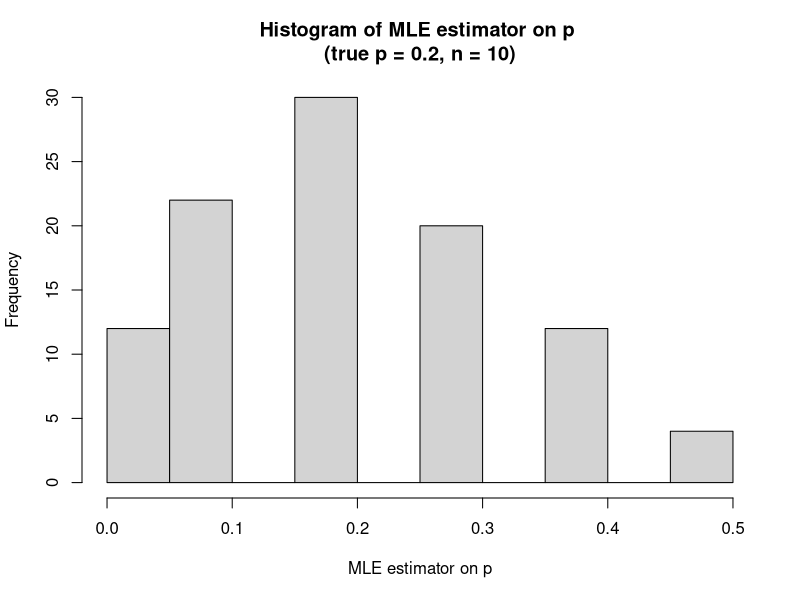
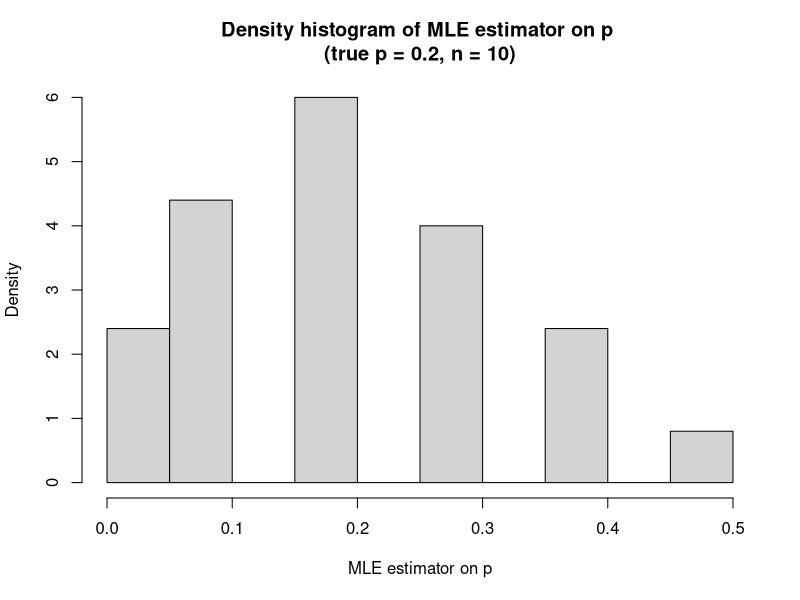
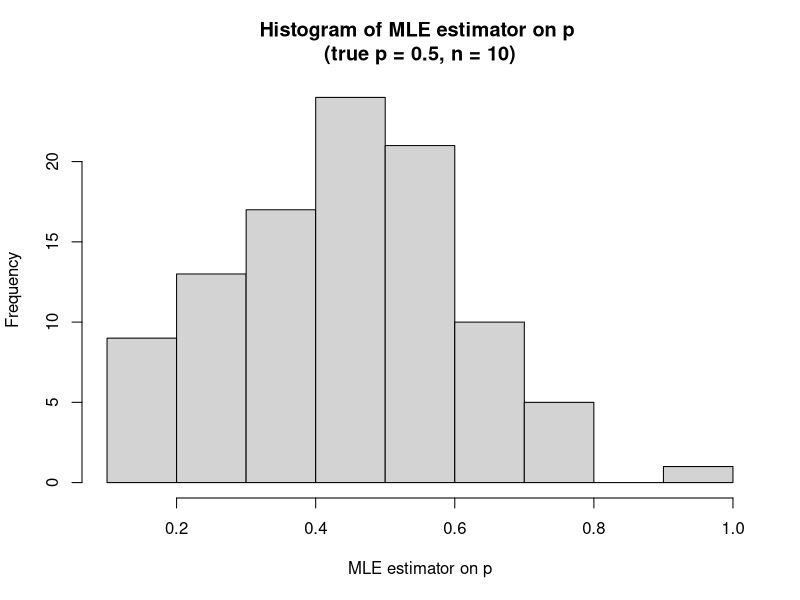
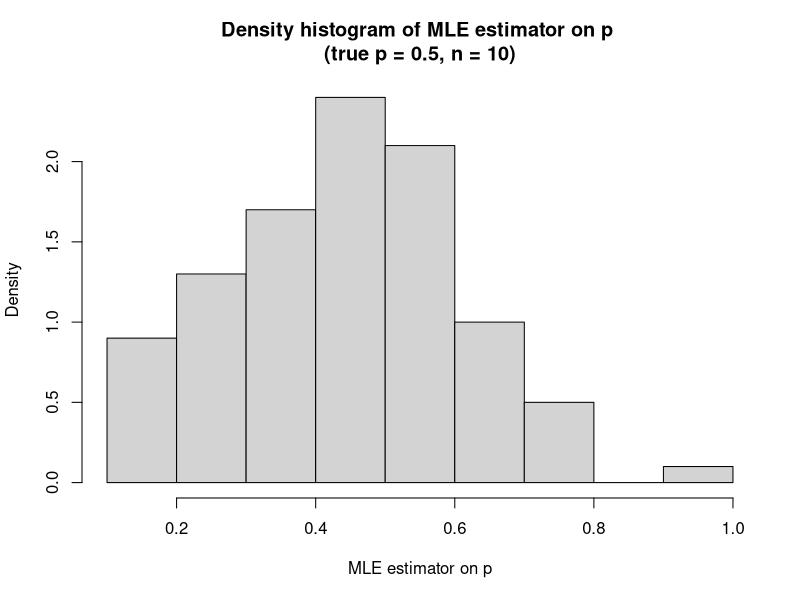
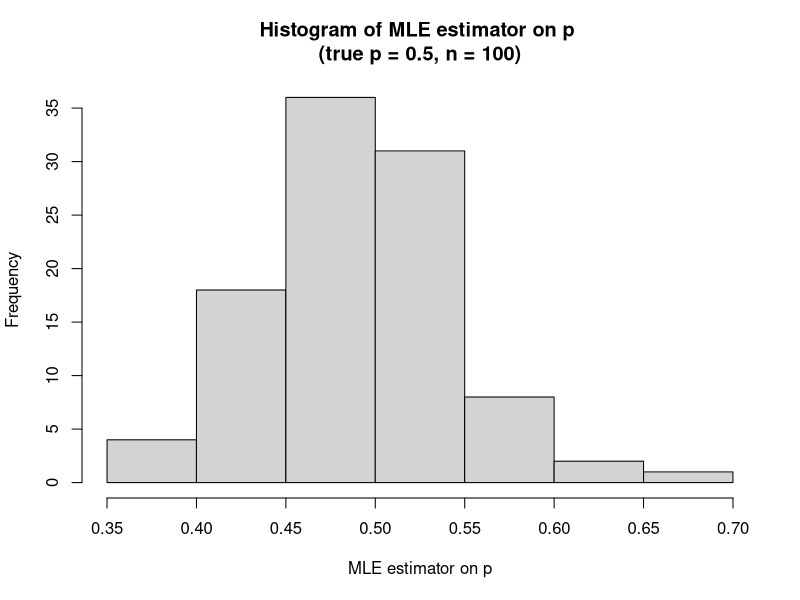
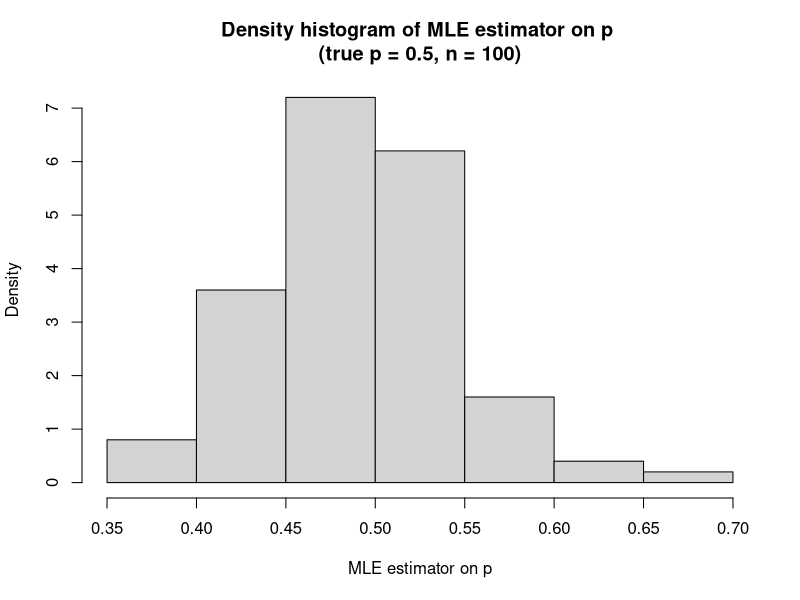
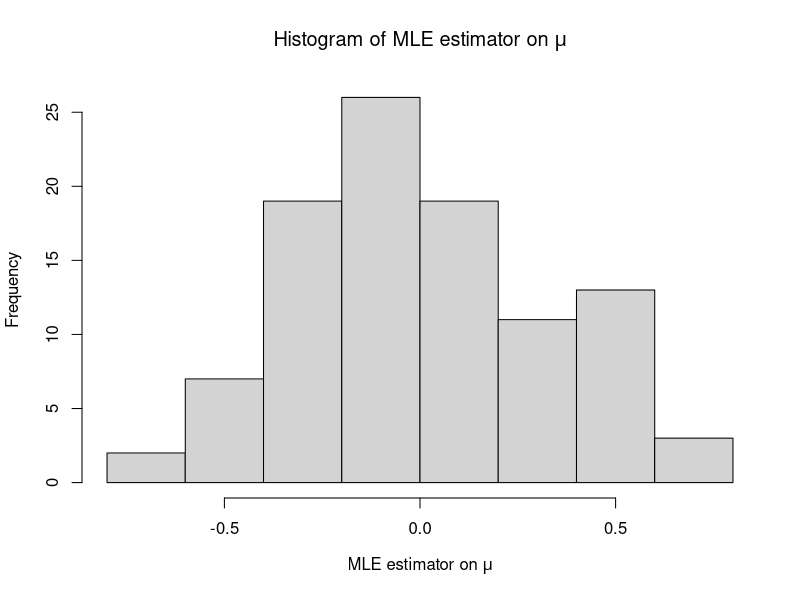
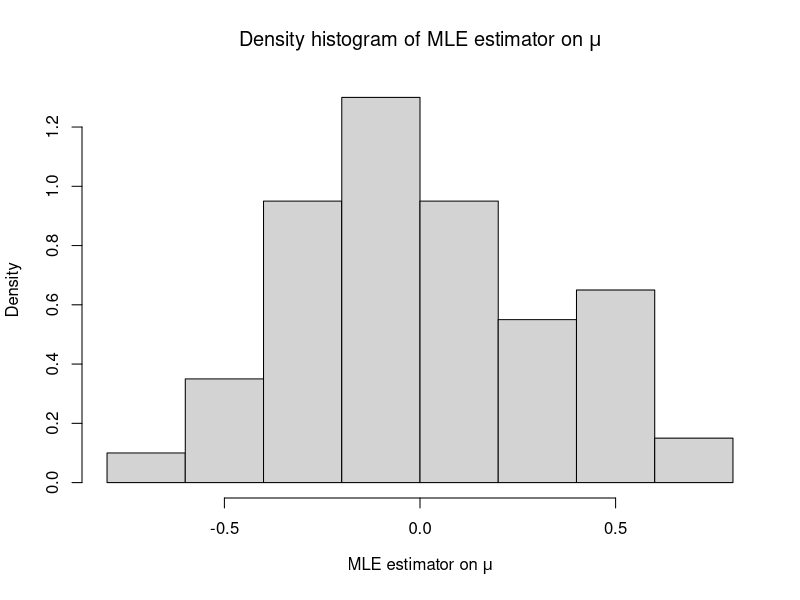

These figures' R source, in order:
## ---- chunk 1
MLE.p <- function(p.val = NULL, n.val = NULL) {
  for (i in 1:100) {
    # Produce one distinct i.i.d sample of the random variable
    set.seed(i)
    x.vec <- rbinom(n = n.val, size = 1, p = p.val) 
    p.hat.vec <- c(p.hat.vec, (1/n.val)*sum(x.vec))
  }
  return(p.hat.vec)
}  
## ---- chunk 2
p.hat.vec <- NULL
out.MLE.p <- MLE.p(p.val = 0.2, n.val = 10)
hist(out.MLE.p, xlab = "MLE estimator on p", 
     main = "Histogram of MLE estimator on p \n(true p = 0.2, n = 10)")
hist(out.MLE.p, prob = TRUE, xlab = "MLE estimator on p", 
     main = "Density histogram of MLE estimator on p \n(true p = 0.2, n = 10)")
## ---- chunk 3
p.hat.vec <- NULL
out.MLE.p <- MLE.p(p.val = 0.5, n.val = 10)
hist(out.MLE.p, xlab = "MLE estimator on p", 
     main = "Histogram of MLE estimator on p \n(true p = 0.5, n = 10)")
hist(out.MLE.p, prob = TRUE, xlab = "MLE estimator on p", 
     main = "Density histogram of MLE estimator on p \n(true p = 0.5, n = 10)")
## ---- chunk 4
p.hat.vec <- NULL
out.MLE.p <- MLE.p(p.val = 0.5, n.val = 100)
hist(out.MLE.p, xlab = "MLE estimator on p", 
     main = "Histogram of MLE estimator on p \n(true p = 0.5, n = 100)")
hist(out.MLE.p, prob = TRUE, xlab = "MLE estimator on p", 
     main = "Density histogram of MLE estimator on p \n(true p = 0.5, n = 100)")
## ---- chunk 5
MLE.hat <- function(mu.val = NULL, sigma2.val = NULL, n.val = NULL) {
  for (i in 1:100) {
    # Produce one distinct i.i.d sample of the random variable
    set.seed(i)
    x.vec <- rnorm(n = n.val, mean = mu.val, sd = sqrt(sigma2.val))
    mu.hat.vec <- c(mu.hat.vec, (1/n.val)*sum(x.vec))
    sigma2.hat.vec <- c(sigma2.hat.vec, (1/n.val)*sum((x.vec - mean(x.vec))^2))
  }
  return(list(mu = mu.hat.vec, sigma2 = sigma2.hat.vec))
}  
## ---- chunk 6
mu.hat.vec <- NULL
sigma2.hat.vec <- NULL
out.MLE.mu.sigma2 <- MLE.hat(mu.val = 0, sigma2.val = 1, n.val = 10)

# Histograms for mu
hist(out.MLE.mu.sigma2[["mu"]], 
     xlab = expression(paste("MLE estimator on ", mu)), 
     main = expression(paste("Histogram of MLE estimator on ", mu)))
hist(out.MLE.mu.sigma2[["mu"]], prob = TRUE, 
     xlab = expression(paste("MLE estimator on ", mu)), 
     main = expression(paste("Density histogram of MLE estimator on ", mu)))

# Histograms for sigma2
hist(out.MLE.mu.sigma2[["sigma2"]], xlab = expression(paste("MLE estimator on ", sigma^2)), 
     main = expression(paste("Histogram of MLE estimator on ", sigma^2)))
hist(out.MLE.mu.sigma2[["sigma2"]], prob = TRUE, 
     xlab = expression(paste("MLE estimator on ", sigma^2)), 
     main = expression(paste("Density histogram of MLE estimator on ", sigma^2)))
## ---- chunk 7
mu.hat.vec <- NULL
sigma2.hat.vec <- NULL
out.MLE.mu.sigma2 <- MLE.hat(mu.val = 1, sigma2.val = 2, n.val = 10)

# Histograms for mu
hist(out.MLE.mu.sigma2[["mu"]], xlab = expression(paste("MLE estimator on ", mu)), 
     main = expression(paste("Histogram of MLE estimator on ", mu)))
hist(out.MLE.mu.sigma2[["mu"]], prob = TRUE, 
     xlab = expression(paste("MLE estimator on ", mu)), 
     main = expression(paste("Density histogram of MLE estimator on ", mu)))

# Histograms for sigma2
hist(out.MLE.mu.sigma2[["sigma2"]], xlab = expression(paste("MLE estimator on ", sigma^2)), 
     main = expression(paste("Histogram of MLE estimator on ", sigma^2)))
hist(out.MLE.mu.sigma2[["sigma2"]], prob = TRUE, 
     xlab = expression(paste("MLE estimator on ", sigma^2)), 
     main = expression(paste("Density histogram of MLE estimator on ", sigma^2)))
## ---- chunk 8
mu.hat.vec <- NULL
sigma2.hat.vec <- NULL
out.MLE.mu.sigma2 <- MLE.hat(mu.val = 1, sigma2.val = 2, n.val = 100)

# Histograms for mu
hist(out.MLE.mu.sigma2[["mu"]], xlab = expression(paste("MLE estimator on ", mu)), 
     main = expression(paste("Histogram of MLE estimator on ", mu, " (n = 100)")))
hist(out.MLE.mu.sigma2[["mu"]], prob = TRUE, 
     xlab = expression(paste("MLE estimator on ", mu)), 
     main = expression(paste("Density histogram of MLE estimator on ", mu, " (n = 100)")))

# Histograms for sigma2
hist(out.MLE.mu.sigma2[["sigma2"]], xlab = expression(paste("MLE estimator on ", sigma^2)), 
     main = expression(paste("Histogram of MLE estimator on ", sigma^2, " (n = 100)")))
hist(out.MLE.mu.sigma2[["sigma2"]], prob = TRUE, 
     xlab = expression(paste("MLE estimator on ", sigma^2)), 
     main = expression(paste("Density histogram of MLE estimator on ", sigma^2, " (n = 100)")))
## ---- chunk 9
unbiased.sigma.hat <- function(mu.val = NULL, sigma2.val = NULL, n.val = NULL) {
  for (i in 1:100) {
    # Produce one distinct i.i.d sample of the random variable
    set.seed(i)
    x.vec <- rnorm(n = n.val, mean = mu.val, sd = sqrt(sigma2.val))
    mu.hat.vec <- c(mu.hat.vec, (1/n.val)*sum(x.vec))
    sigma2.hat.vec <- c(sigma2.hat.vec, (1/(n.val - 1))*sum((x.vec - mean(x.vec))^2))
  }
  return(list(mu = mu.hat.vec, sigma2 = sigma2.hat.vec))
}  
## ---- chunk 10
mu.hat.vec <- NULL
sigma2.hat.vec <- NULL
out.unbiased.mu.sigma2 <- unbiased.sigma.hat(mu.val = 0, sigma2.val = 1, n.val = 10)

# Histograms for mu
hist(out.unbiased.mu.sigma2[["mu"]], 
     xlab = expression(paste("Estimator on ", mu)), 
     main = expression(paste("Histogram of the estimator on ", mu)))
hist(out.unbiased.mu.sigma2[["mu"]], prob = TRUE, 
     xlab = expression(paste("Estimator on ", mu)), 
     main = expression(paste("Density histogram of the estimator on ", mu)))

# Histograms for sigma2
hist(out.unbiased.mu.sigma2[["sigma2"]], 
     xlab = expression(paste("Unbiased estimator on ", sigma^2)), 
     main = expression(paste("Histogram of unbiased estimator on ", sigma^2)))
hist(out.unbiased.mu.sigma2[["sigma2"]], prob = TRUE, 
     xlab = expression(paste("Unbiased estimator on ", sigma^2)), 
     main = expression(paste("Density histogram of unbiased estimator on ", sigma^2)))
## ---- chunk 11
mu.hat.vec <- NULL
sigma2.hat.vec <- NULL
out.unbiased.mu.sigma2 <- unbiased.sigma.hat(mu.val = 1, sigma2.val = 2, n.val = 10)

# Histograms for mu
hist(out.unbiased.mu.sigma2[["mu"]], 
     xlab = expression(paste("Estimator on ", mu)), 
     main = expression(paste("Histogram of estimator on ", mu)))
hist(out.unbiased.mu.sigma2[["mu"]], prob = TRUE, 
     xlab = expression(paste("Estimator on ", mu)), 
     main = expression(paste("Density histogram of estimator on ", mu)))

# Histograms for sigma2
hist(out.unbiased.mu.sigma2[["sigma2"]], 
     xlab = expression(paste("Unbiased estimator on ", sigma^2)), 
     main = expression(paste("Histogram of unbiased estimator on ", sigma^2)))
hist(out.unbiased.mu.sigma2[["sigma2"]], prob = TRUE, 
     xlab = expression(paste("Unbiased estimator on ", sigma^2)), 
     main = expression(paste("Density histogram of unbiased estimator on ", sigma^2)))
## ---- chunk 12
mu.hat.vec <- NULL
sigma2.hat.vec <- NULL
out.unbiased.mu.sigma2 <- unbiased.sigma.hat(mu.val = 1, sigma2.val = 2, n.val = 100)

# Histograms for mu
hist(out.unbiased.mu.sigma2[["mu"]], 
     xlab = expression(paste("Estimator on ", mu)), 
     main = expression(paste("Histogram of estimator on ", mu)))
hist(out.unbiased.mu.sigma2[["mu"]], prob = TRUE, 
     xlab = expression(paste("Estimator on ", mu)), 
     main = expression(paste("Density histogram of estimator on ", mu)))

# Histograms for sigma2
hist(out.unbiased.mu.sigma2[["sigma2"]], 
     xlab = expression(paste("Unbiased estimator on ", sigma^2)), 
     main = expression(paste("Histogram of unbiased estimator on ", sigma^2)))
hist(out.unbiased.mu.sigma2[["sigma2"]], prob = TRUE, 
     xlab = expression(paste("Unbiased estimator on ", sigma^2)), 
     main = expression(paste("Density histogram of unbiased estimator on ", sigma^2)))
## ---- chunk 13
# Critical threshold: the value of the test statistic that maps to the significance level; 
# it is a value such that if we observe a statistic that is on one side of it, we will reject H0;
# Pr(|test statistic| > critical threshold | H0) = alpha
ct.one <- qnorm(p = 0.05, mean = 0, sd = 1/sqrt(20), lower.tail = F)
print(paste("The critical threshold for a one-sided test is", ct.one |> round(3)))

ct.two1 <- qnorm(p = 0.025, mean = 0, sd = 1/sqrt(20), lower.tail = F)
ct.two2 <- qnorm(p = 0.025, mean = 0, sd = 1/sqrt(20), lower.tail = T)
print(paste(
  "The two values of the critical threshold for a two-sided test are",
  ct.two2 |> round(3), 
  "and", 
  ct.two1 |> round(3)))
## ---- chunk 14
# Produce 1000 distinct i.i.d samples of the random variable
mu.hat <- function(mu.val = NULL, sigma2.val = NULL, n.val = NULL) {
  for (i in 1:1000) {
    set.seed(i)
    # Simulate a sampling distribution of the mean
    x.vec <- rnorm(n = n.val, mean = mu.val, sd = sqrt(sigma2.val/n.val)) 
    mu.hat.vec <- c(mu.hat.vec, (1/n.val)*sum(x.vec)) 
  }
  return(mu.hat.vec)
}  

mu.hat.vec <- NULL
out.mu <- mu.hat(mu.val = 0, sigma2.val = 1, n.val = 20)

hist(out.mu, xlab = "Sample mean", main = "Histogram of the sample mean", xlim = c(-3, 3))
abline(v = ct.one, lty = 2, lwd = 2)
abline(v = ct.two1, lty = 3, lwd = 2)
abline(v = ct.two2, lty = 3, lwd = 2)
legend("topleft", 
       c("Critical value of one-sided test", "Critical value of two-sided test"), 
       lty = c(2, 3), cex = 0.8)
## ---- chunk 15
# Power: the probability of obtaining a test statistic 
# that is more extreme than the critical threshold under the null hypothesis 
# if the alternative hypothesis is true or the null hypothesis is wrong 
# Pr(|test statistic| > critical threshold | H1) = 1 - beta
pw.one <- pnorm(q = ct.one, mean = 0.5, sd = 1/sqrt(20), lower.tail = F)
print(paste("The power for a one-sided test is", pw.one |> round(3)))

pw.two <- pnorm(q = ct.two1, mean = 0.5, sd = 1/sqrt(20), lower.tail = F) + pnorm(q = ct.two2, mean = 0.5, sd = 1/sqrt(20), lower.tail = T)
print(paste("The power for a two-sided test is", pw.two |> round(3)))
## ---- chunk 16
# Produce 1000 distinct i.i.d samples of the random variable
mu.hat.vec <- NULL
out.mu <- mu.hat(mu.val = 0.5, sigma2.val = 1, n.val = 20)

hist(out.mu, xlab = "Sample mean", main = "Histogram of the sample mean", xlim = c(-3, 3))
abline(v = ct.one, lty = 2, lwd = 2)
abline(v = ct.two1, lty = 3, lwd = 2)
abline(v = ct.two2, lty = 3, lwd = 2)
legend("topleft", 
       c("Critical value of one-sided test", "Critical value of two-sided test"), 
       lty = c(2, 3), cex = 0.8)
## ---- chunk 17
ct.one <- qnorm(p = 0.05, mean = 0, sd = 1/sqrt(100), lower.tail = F)
print(paste("The critical threshold for a one-sided test is", ct.one |> round(3)))

ct.two1 <- qnorm(p = 0.025, mean = 0, sd = 1/sqrt(100), lower.tail = F)
ct.two2 <- qnorm(p = 0.025, mean = 0, sd = 1/sqrt(100), lower.tail = T)
print(paste(
  "The two values of the critical threshold for a two-sided test are",
  ct.two2 |> round(3), 
  "and", 
  ct.two1 |> round(3)))
## ---- chunk 18
mu.hat.vec <- NULL
out.mu <- mu.hat(mu.val = 0, sigma2.val = 1, n.val = 100)

hist(out.mu, xlab = "Sample mean", main = "Histogram of the sample mean", xlim = c(-3, 3))
abline(v = ct.one, lty = 2, lwd = 2)
abline(v = ct.two1, lty = 3, lwd = 2)
abline(v = ct.two2, lty = 3, lwd = 2)
legend("topleft", 
       c("Critical value of one-sided test", "Critical value of two-sided test"), 
       lty = c(2, 3), cex = 0.8)
## ---- chunk 19
pw.one <- pnorm(q = ct.one, mean = 0.5, sd = 1/sqrt(100), lower.tail = F)
print(paste("The power for a one-sided test is", pw.one |> round(4)))

pw.two <- pnorm(q = ct.two1, mean = 0.5, sd = 1/sqrt(100), lower.tail = F) + 
  pnorm(q = ct.two2, mean = 0.5, sd = 1/sqrt(100), lower.tail = T)
print(paste("The power for a two-sided test is", pw.two |> round(4)))
## ---- chunk 20
mu.hat.vec <- NULL
out.mu <- mu.hat(mu.val = 0.5, sigma2.val = 1, n.val = 100)

hist(out.mu, xlab = "Sample mean", main = "Histogram of the sample mean", xlim = c(-3, 3))
abline(v = ct.one, lty = 2, lwd = 2)
abline(v = ct.two1, lty = 3, lwd = 2)
abline(v = ct.two2, lty = 3, lwd = 2)
legend("topleft", 
       c("Critical value of one-sided test", "Critical value of two-sided test"), 
       lty = c(2, 3), cex = 0.8)
